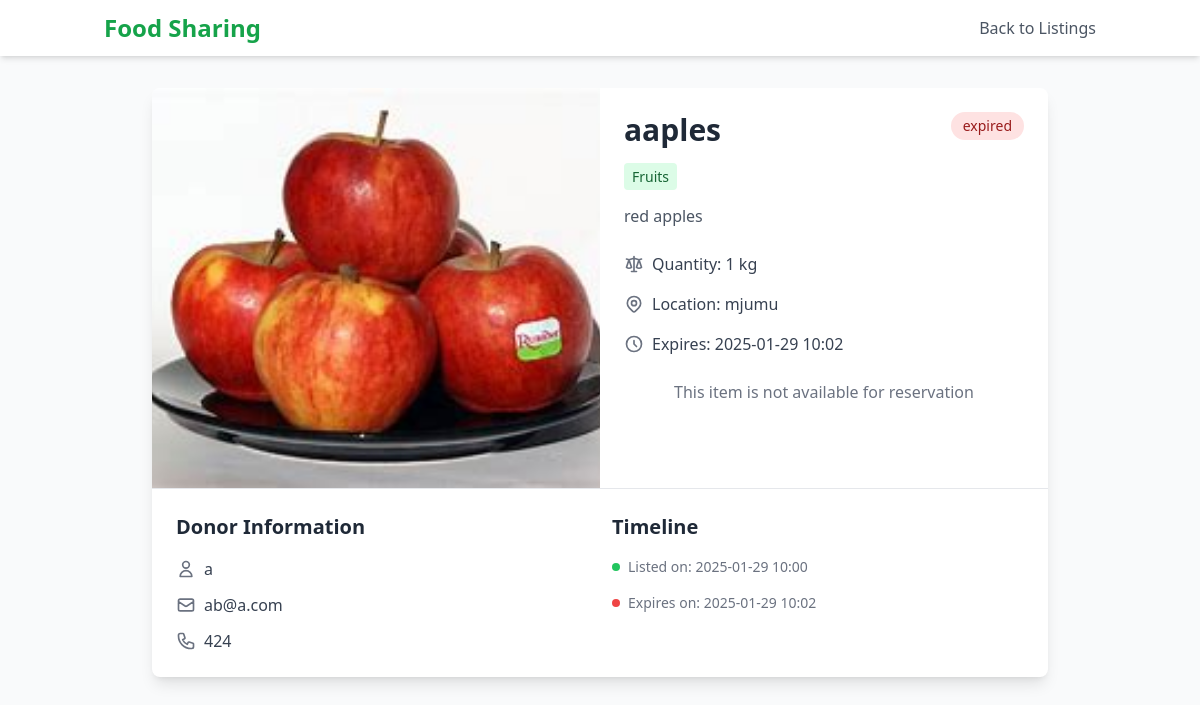
Page /food/foods/1/details (signed in) on the committed database.
### models.py (models this page shows, shortened)
class Food(Base):
    __tablename__ = 'foods'
    id = Column(Integer, primary_key=True, index=True)
    name = Column(String, index=True)  # Food item name (e.g., apple, bread)
    description = Column(Text)  # Food item description
    image_url = Column(String)  # Image URL for food item
    quantity = Column(String)  # Quantity specification (e.g., "1 kg", "10 pieces")
    unit_id = Column(Integer, ForeignKey('units.id'))  # Link to the predefined units
    category_id = Column(Integer, ForeignKey('food_categories.id'))  # Link to category
    owner_id = Column(Integer, ForeignKey('users.id'))  # Link to the user who owns the item
    location = Column(String)  # Location of the item (street address or neighborhood)
    latitude = Column(Float)  # Latitude of the food item (for map integration)
    longitude = Column(Float)  # Longitude of the food item (for map integration)
    owner = relationship("User", back_populates="foods")  # Relationship with User model
    category = relationship("FoodCategory", back_populates="foods")  # Relationship with FoodCategory model
    unit = relationship("Unit")  # Relationship with Unit model
    contact = Column(String)  # Contact quantity (e.g., how many pieces or kg)
    current_time = Column(DateTime, default=datetime.now)  # The time when the food was created
    expiration_seconds = Column(Integer)
    expiration_time = Column(DateTime)
    status = Column(String)

class FoodCategory(Base):
    __tablename__ = 'food_categories'
    id = Column(Integer, primary_key=True, index=True)
    name = Column(String, unique=True, index=True)  # Category name (e.g., fruits, vegetables)
    description = Column(Text)  # A brief description of the category
    foods = relationship("Food", back_populates="category")  # Foods in this category

class Unit(Base):
    __tablename__ = 'units'
    id = Column(Integer, primary_key=True, index=True)
    name = Column(String, unique=True, index=True)  # Unit name (e.g., kg, pieces, liters)

class User(Base):
    __tablename__ = "users"
    id = Column(Integer, primary_key=True, index=True)
    email = Column(String, unique=True, index=True, nullable=False)
    username = Column(String, unique=True, nullable=False)
    password = Column(String, nullable=False)  # Hashed password
    foods = relationship("Food", back_populates="owner")  # Link foods created by user

### food.py (the view)
@router.get("/foods/{food_id}/details")
async def food_detail_page(
    request: Request,
    food_id: int,
    db: Session = Depends(get_db)
):
    try:
        current_user = await get_current_user(request, db)
        food = db.query(models.Food).filter(models.Food.id == food_id).first()
        if not food:
            raise HTTPException(status_code=404, detail="Food item not found")
        owner = db.query(models.User).filter(models.User.id == food.owner_id).first()
        return templates.TemplateResponse(
            "food_detail.html",
            {
                "request": request,
                "food": food,
                "current_user": current_user,  # Pass current user to template
                "FoodStatus": FoodStatus,
                "owner": owner,
            }
        )
    except Exception as e:
        food = db.query(models.Food).filter(models.Food.id == food_id).first()
        if not food:
            raise HTTPException(status_code=404, detail="Food item not found")
        return templates.TemplateResponse(
            "food_detail.html",
            {
                "request": request,
                "food": food,
                "current_user": None,  # Pass None when user is not logged in
                "FoodStatus": FoodStatus
            }
        )

### templates/food_detail.html (shortened to what this page needs)
<!DOCTYPE html>
<html lang="en">
<head>
    <script src="https://cdn.tailwindcss.com"></script>
</head>
<body class="bg-gray-50">
    <nav class="bg-white shadow-md">
        <div class="container mx-auto px-4 py-3">
            <div class="flex justify-between items-center">
                <h1 class="text-2xl font-bold text-green-600">Food Sharing</h1>
                <a href="/food/food-page" class="text-gray-600 hover:text-gray-800">
                    Back to Listings
                </a>
            </div>
        </div>
    </nav>
    <div class="container mx-auto px-4 py-8">
        <div class="max-w-4xl mx-auto bg-white rounded-lg shadow-lg overflow-hidden">
            <div class="md:flex">
                <div class="md:w-1/2">
                    {% if food.image_url %}
                    <img src="{{ food.image_url }}" alt="{{ food.name }}"
                        class="w-full h-[400px] object-cover">
                    {% else %}
                    <div class="w-full h-[400px] bg-gray-200 flex items-center justify-center">
                        <span class="text-gray-400">No Image Available</span>
                    </div>
                    {% endif %}
                </div>
                <div class="md:w-1/2 p-6">
                    <div class="flex justify-between items-start">
                        <h1 class="text-3xl font-bold text-gray-800">{{ food.name }}</h1>
                        <span class="status-badge
                            {% if food.status == FoodStatus.ACTIVE %}
                                bg-green-100 text-green-800
                            {% elif food.status == FoodStatus.UNDER_REVIEW %}
                                bg-yellow-100 text-yellow-800
                            {% elif food.status == FoodStatus.RESERVED %}
                                bg-blue-100 text-blue-800
                            {% elif food.status == FoodStatus.COMPLETED %}
                                bg-gray-100 text-gray-800
                            {% elif food.status == FoodStatus.EXPIRED %}
                                bg-red-100 text-red-800
                            {% elif food.status == FoodStatus.REJECTED %}
                                bg-red-100 text-red-800
                            {% endif %}
                            px-3 py-1 rounded-full text-sm font-medium">
                            {{ food.status }}
                        </span>
                    </div>
                    <div class="mt-4">
                        <span class="bg-green-100 text-green-800 text-sm font-medium px-2 py-1 rounded">
                            {{ food.category.name }}
                        </span>
                    </div>
                    <p class="mt-4 text-gray-600">{{ food.description }}</p>
                    <div class="mt-6 space-y-4">
                        <div class="flex items-center">
                            <svg class="w-5 h-5 text-gray-500 mr-2" fill="none" stroke="currentColor" viewBox="0 0 24 24">
                                <path stroke-linecap="round" stroke-linejoin="round" stroke-width="2"
                                    d="M3 6l3 1m0 0l-3 9a5.002 5.002 0 006.001 0M6 7l3 9M6 7l6-2m6 2l3-1m-3 1l-3 9a5.002 5.002 0 006.001 0M18 7l3 9m-3-9l-6-2m0-2v2m0 16V5m0 16H9m3 0h3"/>
                            </svg>
                            <span class="text-gray-700">Quantity: {{ food.quantity }} {{ food.unit.name }}</span>
                        </div>
                        <div class="flex items-center">
                            <span class="text-gray-700">Location: {{ food.location }}</span>
                        </div>
                        <div class="flex items-center">
                            <svg class="w-5 h-5 text-gray-500 mr-2" fill="none" stroke="currentColor" viewBox="0 0 24 24">
                                <path stroke-linecap="round" stroke-linejoin="round" stroke-width="2"
                                    d="M12 8v4l3 3m6-3a9 9 0 11-18 0 9 9 0 0118 0z"/>
                            </svg>
                            <span class="text-gray-700">
                                Expires: {{ food.expiration_time.strftime('%Y-%m-%d %H:%M') }}
                            </span>
                        </div>
                    </div>
{% if food.status == FoodStatus.ACTIVE and food.owner_id != current_user.id %}
<button onclick="reserveFood({{ food.id }})"
    class="mt-6 w-full bg-blue-500 text-white py-3 px-4 rounded-lg hover:bg-blue-600
        transition-colors flex items-center justify-center space-x-2">
    <span>Reserve Now</span>
</button>
{% elif food.owner_id == current_user.id %}
<div class="mt-6 text-center text-gray-500">
    This is your listing
</div>
{% else %}
<div class="mt-6 text-center text-gray-500">
    This item is not available for reservation
</div>
{% endif %}
                </div>
            </div>
            <div class="border-t border-gray-200 p-6">
                <div class="grid md:grid-cols-2 gap-6">
                    <div>
                        <h2 class="text-xl font-semibold text-gray-800 mb-4">Donor Information</h2>
                        <div class="space-y-3">
                            <div class="flex items-center">
                                <svg class="w-5 h-5 text-gray-500 mr-2" fill="none" stroke="currentColor" viewBox="0 0 24 24">
                                    <path stroke-linecap="round" stroke-linejoin="round" stroke-width="2"
                                        d="M16 7a4 4 0 11-8 0 4 4 0 018 0zM12 14a7 7 0 00-7 7h14a7 7 0 00-7-7z"/>
                                </svg>
                                <span class="text-gray-700">{{ owner.username }}</span>
                            </div>
                            <div class="flex items-center">
                                <svg class="w-5 h-5 text-gray-500 mr-2" fill="none" stroke="currentColor" viewBox="0 0 24 24">
                                    <path stroke-linecap="round" stroke-linejoin="round" stroke-width="2"
                                        d="M3 8l7.89 5.26a2 2 0 002.22 0L21 8M5 19h14a2 2 0 002-2V7a2 2 0 00-2-2H5a2 2 0 00-2 2v10a2 2 0 002 2z"/>
                                </svg>
                                <span class="text-gray-700">{{ owner.email }}</span>
                            </div>
                            <div class="flex items-center">
                                <span class="text-gray-700">{{ food.contact }}</span>
                            </div>
                        </div>
                    </div>
                    <div>
                        <h2 class="text-xl font-semibold text-gray-800 mb-4">Timeline</h2>
                        <div class="space-y-4">
                            <div class="flex items-center text-sm">
                                <div class="w-2 h-2 bg-green-500 rounded-full mr-2"></div>
                                <span class="text-gray-500">Listed on: {{ food.current_time.strftime('%Y-%m-%d %H:%M') }}</span>
                            </div>
                            <div class="flex items-center text-sm">
                                <div class="w-2 h-2 bg-red-500 rounded-full mr-2"></div>
                                <span class="text-gray-500">Expires on: {{ food.expiration_time.strftime('%Y-%m-%d %H:%M') }}</span>
                            </div>
                        </div>
                    </div>
                </div>
            </div>
        </div>
    </div>
</body>
</html>

### rows in the picture
Food: image_url (picture), name "aaples", status "expired", description "red apples", quantity "1", location "mjumu", expiration_time "2025-01-29 10:02", contact "424", current_time "2025-01-29 10:00"
FoodCategory: category.name "Fruits"
Unit: unit.name "kg"
User: username "a", email "ab@a.com"
